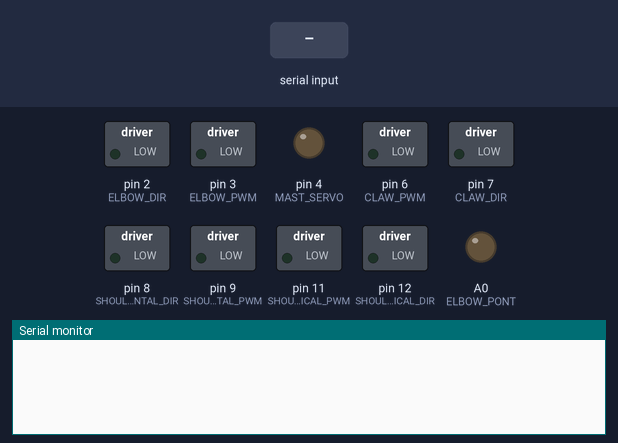
A sketch run on a simulated Arduino Uno, built with avr-gcc and run on an emulated ATmega328P. On the bench: switched loads named in the sketch (green lamp = pin HIGH), output pins drawn as LEDs (lit = HIGH), the last lines printed to the serial monitor. The test bench sets the inputs (shaded band).

Above: at 1.2 s.
1.3 s: "1!" received over Serial
At 1.7 s:
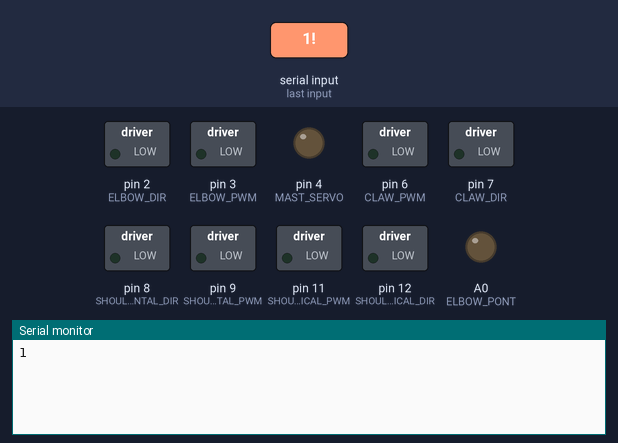
2.8 s: "90,45!" received over Serial
At 4.0 s:
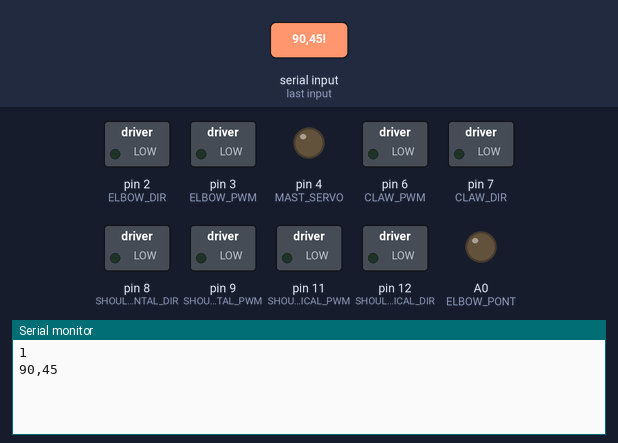
4.3 s: "1,90,45!" received over Serial
At 5.4 s:
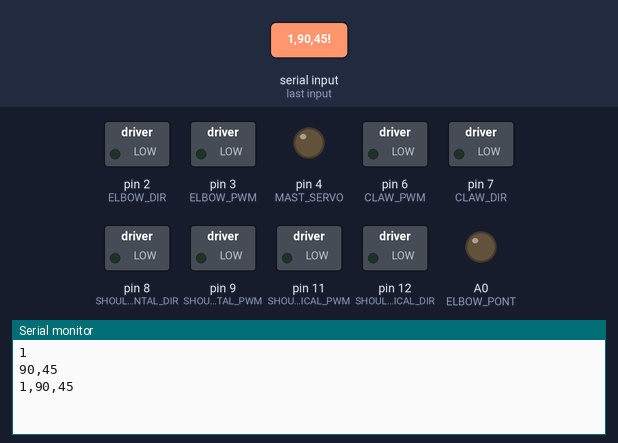
Timing chart, 0 to 7.3 s (numbered marks = the images above; inputs shaded):
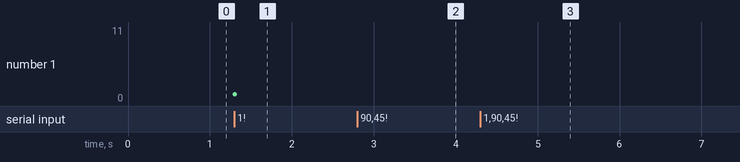

The sketch:

armArduino.ino
```cpp
 /*=================
 Command syntax:
 0;1;100\n

 Meaning: motor id: 0
          positive/negative: true
          value: 100

 =================*/
#include "Servo.h"

#define MINCLAW 100
#define MAXCLAW 500
#define MINELBOW 200
#define MAXELBOW 600
#define MINSHOUL 100
#define MAXSHOUL 500
#define MINROT 100
#define MAXROT 500

#define SHOULDER_HORIZONTAL 8
#define SHOULDER_VERTICAL 9
#define ELBOW 10
#define CLAW 13

#define CAM_X 11
#define CAM_Y 12

#define SHOULDER_HORIZONTAL_INDEX 3
#define SHOULDER_VERTICAL_INDEX 1
#define ELBOW_INDEX 0
#define CLAW_INDEX 2

#define SHOULDER_HORIZONTAL_PWM 9
#define SHOULDER_VERTICAL_PWM 11
#define ELBOW_PWM 3
#define CLAW_PWM 6

#define SHOULDER_HORIZONTAL_DIR 8
#define SHOULDER_VERTICAL_DIR 12
#define ELBOW_DIR 2
#define CLAW_DIR 7

#define SHOULDER_HORIZONTAL_PONT A3
#define SHOULDER_VERTICAL_PONT A1
#define ELBOW_PONT A0
#define CLAW_PONT A2

#define MAST_SERVO 4
#define PAN_SERVO A0

Servo mast, pan;
int panPosition;
int mastOpened;
// stores the interpreted values from parsing
int values[2];

int pwmPins[4];
int dirPins[4];
bool dirState[4];
bool dirLock[4];

const int MOTOR_ID = 0,
          SPEED = 1;

// stores the read string for motor id
char motorChar[3];


// stores the read string for values
char valuesChar[4];

char incomingByte;

// stores the read line
char line[10];
char newline[10];

unsigned long flushTimer;
unsigned long armTimer;

void setup()
{
  pinMode(SHOULDER_HORIZONTAL_PWM, OUTPUT);
  pinMode(SHOULDER_VERTICAL_PWM, OUTPUT);
  pinMode(ELBOW_PWM, OUTPUT);
  pinMode(CLAW_PWM, OUTPUT);

  pinMode(SHOULDER_HORIZONTAL_DIR, OUTPUT);
  pinMode(SHOULDER_VERTICAL_DIR, OUTPUT);
  pinMode(ELBOW_DIR, OUTPUT);
  pinMode(CLAW_DIR, OUTPUT);

  pinMode(MAST_SERVO, OUTPUT);
  pinMode(PAN_SERVO, OUTPUT);

  motorChar[2] = '\0';
  valuesChar[3] = '\0';
  line[9] = '\0';
  pwmPins[SHOULDER_HORIZONTAL_INDEX] = SHOULDER_HORIZONTAL_PWM;
  pwmPins[SHOULDER_VERTICAL_INDEX] = SHOULDER_VERTICAL_PWM;
  pwmPins[ELBOW_INDEX] = ELBOW_PWM;
  pwmPins[CLAW_INDEX] = CLAW_PWM;
  dirPins[SHOULDER_HORIZONTAL_INDEX] = SHOULDER_HORIZONTAL_DIR;
  dirPins[SHOULDER_VERTICAL_INDEX] = SHOULDER_VERTICAL_DIR;
  dirPins[ELBOW_INDEX] = ELBOW_DIR;
  dirPins[CLAW_INDEX] = CLAW_DIR;
  dirState[SHOULDER_HORIZONTAL_INDEX] = 0;
  dirState[SHOULDER_VERTICAL_INDEX] = 0;
  dirState[ELBOW_INDEX] = 0;
  dirState[CLAW_INDEX] = 0;
  dirLock[SHOULDER_HORIZONTAL_INDEX] = 0;
  dirLock[SHOULDER_VERTICAL_INDEX] = 0;
  dirLock[ELBOW_INDEX] = 0;
  dirLock[CLAW_INDEX] = 0;

  Serial.begin(9600);
  Serial.setTimeout(10);

  //mast.attach(MAST_SERVO);
  //pan.attach(PAN_SERVO);

  panPosition = 90;
  mastOpened = 0;

  //pan.write(panPosition);
  //closeCamera();

  analogWrite(pwmPins[SHOULDER_HORIZONTAL_INDEX], 0);
  analogWrite(pwmPins[SHOULDER_VERTICAL_INDEX], 0);
  analogWrite(pwmPins[ELBOW_INDEX], 0);
  analogWrite(pwmPins[CLAW_INDEX], 0);

  flushTimer=millis();
  armTimer=millis();
}


/* Read a whole line in serial console, wait if the serial is not available */
boolean readLine(char* dist)
{
  return Serial.readBytesUntil('!', dist, 9);
}

/* Parses a line, writes to global variables */
void parseLine(char *line)
{
  int i = 0;

  motorChar[0] = line[0];
  motorChar[1] = line[1];

  values[MOTOR_ID] = atoi(motorChar);

  for(i = 0; i < 3; i++)
  {
    valuesChar[i] = line[i + 5];
  }

  values[SPEED] = atoi(valuesChar)* (line[3] == '1' ? -1 : 1);
}

void flushBuffer()
{
  while (Serial.available())
  {
    Serial.read();
  }
}

void arm(int motor, int spd)
{
  switch(motor)
  {
    case CLAW:
      motor=CLAW_INDEX;
      break;
    case ELBOW:
      motor=ELBOW_INDEX;
      break;
    case SHOULDER_HORIZONTAL:
      motor=SHOULDER_HORIZONTAL_INDEX;
      break;
    case SHOULDER_VERTICAL:
      motor=SHOULDER_VERTICAL_INDEX;
      break;
    case CAM_X:
      panCamera(spd);
      return;
    case CAM_Y:
      if(spd == 0)
      {
        mastOpened = 0;
      }
      else
      {
        mastOpened = 1;
        deployCamera();
      }
    default:
      return;
  }
  if (spd<0)
  {
    digitalWrite(dirPins[motor], 1);
    dirState[motor] = 1;
    spd = -1*spd;
  }
  else
  {
    digitalWrite(dirPins[motor], 0);
    dirState[motor] = 0;
  }
  //long a = ;//255*long(spd)/1000;

  Serial.println(pwmPins[motor]);
  Serial.println(map(spd, 0, 1000, 0, 255));

  analogWrite(pwmPins[motor], map(spd, 0, 1000, 0, 255));

  /*
  if(pwmPins[motor] == 9)
  {
    Serial.println("Writing here!");
    analogWrite(9, );
  }*/
}

void deployCamera()
{
  mast.attach(MAST_SERVO);
  for(int i = mast.read(); i > 1; i--)
  {
    mast.write(i);
    delay(15);
    Serial.println(mast.read());
  }
  mast.detach();
}

void closeCamera()
{
  /*
  for(int i = mast.read(); i < 85; i++)
  {
    mast.write(i);
    delay(15);
  }*/
}

void panCamera(int heading)
{
  panPosition += heading;
  if(panPosition > 180)
    panPosition = 180;
  if(panPosition < 0)
    panPosition = 0;
  //panPosition = (panPosition > 180 ? 180 : (panPosition < 0 ? 0 : panPosition));
  pan.write(panPosition);
  Serial.println(pan.read());
}

void checkArm()
{
  int pot = analogRead(ELBOW_PONT);
//  Serial.print("Position: ");
//  Serial.println(pot);

  if ((pot < MINELBOW && dirState[ELBOW_INDEX]) || (pot > MAXELBOW && !dirState[ELBOW_INDEX]))
  {
    dirLock[ELBOW_INDEX] = 1;
    analogWrite(pwmPins[ELBOW_INDEX], 0);
  }
  pot = analogRead(SHOULDER_VERTICAL_PONT);
  if ((pot < MINSHOUL && dirState[SHOULDER_VERTICAL_INDEX]) || (pot > MAXSHOUL && !dirState[SHOULDER_VERTICAL_INDEX]))
  {
    dirLock[SHOULDER_VERTICAL_INDEX] = 1;
    analogWrite(pwmPins[SHOULDER_VERTICAL_INDEX], 0);
  }
  pot = analogRead(CLAW_PONT);
  if ((pot < MINCLAW && dirState[CLAW_INDEX]) || (pot > MAXCLAW && !dirState[CLAW_INDEX]))
  {
    dirLock[CLAW_INDEX] = 1;
    analogWrite(pwmPins[CLAW_INDEX], 0);
  }
  pot = analogRead(SHOULDER_HORIZONTAL_PONT);
  if ((pot < MINROT && dirState[SHOULDER_HORIZONTAL_INDEX]) || (pot > MAXROT && !dirState[SHOULDER_HORIZONTAL_INDEX]))
  {
    dirLock[SHOULDER_HORIZONTAL_PWM] = 1;
    analogWrite(pwmPins[SHOULDER_HORIZONTAL_INDEX], 0);
  }
}

void killPower()
{
  arm(SHOULDER_HORIZONTAL, 0);
  arm(SHOULDER_VERTICAL, 0);
  arm(ELBOW, 0);
  arm(CLAW, 0);
}

void loop()
{
  if(millis()-flushTimer > 30000)
  {
    while(Serial.available()) Serial.read();
    flushTimer=millis();
  }

  if(millis()-armTimer > 5000)
  {
    killPower();
  }

  while(readLine(line))
  {
    Serial.println(line);
    //checkArm();
    parseLine(line);

    arm(values[MOTOR_ID], values[SPEED]);
    armTimer=millis();
  }

  //deployCamera();

  //digitalWrite(8, HIGH);
  //analogWrite(9, 100);


  /*
  Serial.flush();

  delay(10);
  readLine(line);
  Serial.println(line);
  Serial.flush();
  checkArm();
  delay(10);
  parseLine(line);

  flushBuffer();
  delay(10);

  arm(values[MOTOR_ID],values[SPEED]);
  checkArm();*/

  /*
  panCamera(25);
  delay(600);
  panCamera(-25);
  delay(600);*/
  //deployCamera();

  //analogWrite(SHOULDER_VERTICAL_PWM, 0);
  //analogWrite(SHOULDER_HORIZONTAL_PWM, 0);
  /*
  analogWrite(SHOULDER_HORIZONTAL_PWM, 400);
  delay(500);
  analogWrite(SHOULDER_HORIZONTAL_PWM, 0);
  delay(100000);*/
}
```

Measured:
- after the input at 1.3 s, the serial monitor: prints a new line at once (image 1)
- after the input at 2.8 s, the serial monitor: prints a new line at once (image 2)
- after the input at 4.3 s, the serial monitor: prints a new line at once (image 3)
